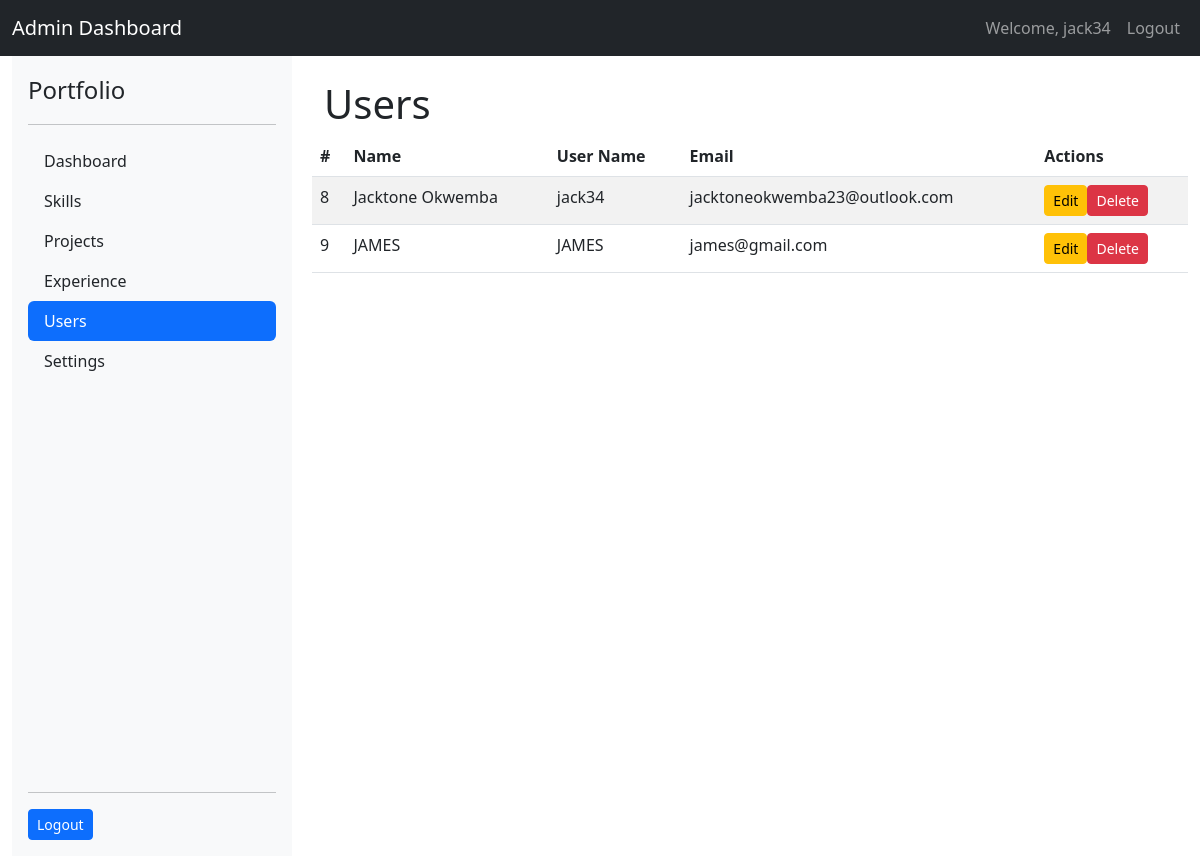
The page /admin/users.php (signed in) on the database its author committed.
### tables this page shows
CREATE TABLE `user` (
  `id` int(11) NOT NULL,
  `name` varchar(200) NOT NULL,
  `username` varchar(200) NOT NULL,
  `email` varchar(200) NOT NULL,
  `profile_image` varchar(200) DEFAULT NULL,
  `password` varchar(200) NOT NULL,
  `updated_at` timestamp NOT NULL DEFAULT current_timestamp()
);

### admin/users.php (the view, shortened to what this page needs)
<?php
include('header.php');
$conn = new mysqli("localhost", "root", "", "folio");
$sql = "SELECT id, name, username, username, email FROM user";
$result = $conn->query($sql);
?>
<div class="container-fluid">
    <div class="row">
        <div class="col-3">
            <?php include('sidebar.php'); ?>
        </div>
        <div class="col-9 p-4">
            <h1>Users</h1>
            <div class="row">
                <table class="table table-striped">
                    <thead>
                        <tr>
                            <th>#</th>
                            <th>Name</th>
                            <th>User Name</th>
                            <th>Email</th>
                            <th>Actions</th>
                        </tr>
                    </thead>
                    <tbody>
                        <?php
                        if ($result->num_rows > 0) {
                            while ($row = $result->fetch_assoc()) {
                                echo "<tr>";
                                echo "<td>" . htmlspecialchars($row['id']) . "</td>";
                                echo "<td>" . htmlspecialchars($row['name']) . "</td>";
                                echo "<td>" . htmlspecialchars($row['username']) . "</td>";
                                echo "<td>" . htmlspecialchars($row['email']) . "</td>";
                                echo "<td>";
                                echo "<a href='edit_user.php?id=" . $row['id'] . "' class='btn btn-sm btn-warning'>Edit</a>";
                                echo "<a href='delete_user.php?id=" . $row['id'] . "' class='btn btn-sm btn-danger'>Delete</a>";
                                echo "</td>";
                                echo "</tr>";
                            }
                        } else {
                            echo "<tr><td colspan='4' class='text-center'>No users found</td></tr>";
                        }
                        ?>
                    </tbody>
                </table>
            </div>
        </div>
    </div>
</div>
<?php include('footer.php'); ?>

### rows shown on the page
user: id "8", name "Jacktone Okwemba", username "jack34", email "jacktoneokwemba23@outlook.com"
user: id "9", name "JAMES", username "JAMES", email "james@gmail.com"

### other values the page prints
$_SESSION['username'] "jack34"
